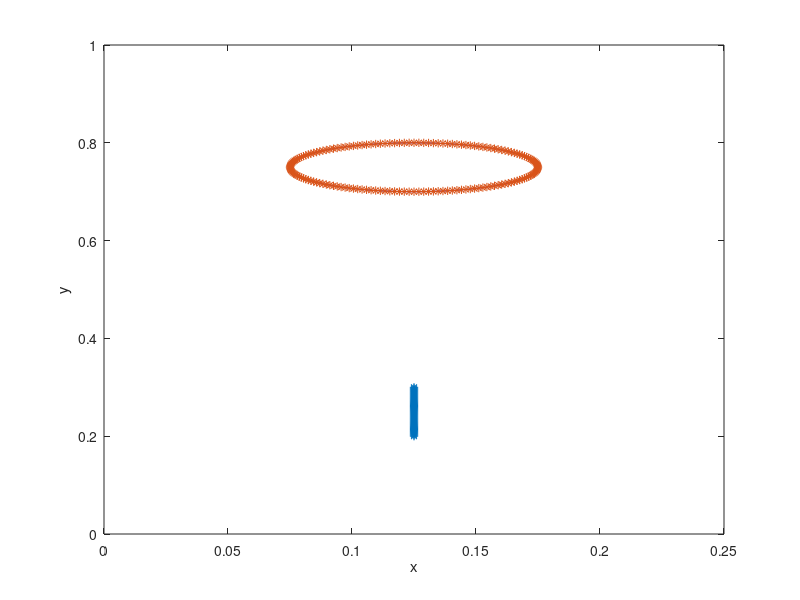

Reproduce this figure in MATLAB.
%-------------------------------------------------------------------------------------------------------------------%
%
% IB2d is an Immersed Boundary Code (IB) for solving fully coupled non-linear 
% 	fluid-structure interaction models. This version of the code is based off of
%	Peskin's Immersed Boundary Method Paper in Acta Numerica, 2002.
%
% Author: Nicholas A. Battista
% Email:  nick.battista@unc.edu
% Date Created: May 27th, 2015
% Institution: UNC-CH
%
% This code is capable of creating Lagrangian Structures using:
% 	1. Springs
% 	2. Beams (*torsional springs)
% 	3. Target Points
%	4. Muscle-Model (combined Force-Length-Velocity model, "HIll+(Length-Tension)")
%
% One is able to update those Lagrangian Structure parameters, e.g., spring constants, resting %%	lengths, etc
% 
% There are a number of built in Examples, mostly used for teaching purposes. 
% 
% If you would like us %to add a specific muscle model, please let Nick (nick.battista@unc.edu) know.
%
%--------------------------------------------------------------------------------------------------------------------%

%%%%%%%%%%%%%%%%%%%%%%%%%%%%%%%%%%%%%%%%%%%%%%%%%%%%%%%%%%%%%%%%%%%%%%%%%%%%%%%%
%
% FUNCTION: creates the BEAM-EXAMPLE geometry and prints associated input files
%
%%%%%%%%%%%%%%%%%%%%%%%%%%%%%%%%%%%%%%%%%%%%%%%%%%%%%%%%%%%%%%%%%%%%%%%%%%%%%%%%

function Beam_and_Cells()

%
% Grid Parameters (MAKE SURE MATCHES IN input2d !!!)
%
Nx = 256;        % # of Eulerian Grid Pts. in x-Direction (MUST BE EVEN!!!) %NOTE: MAY BE DIFFERENT THAN INPUT2D FILE!
Ny = 256;        % # of Eulerian Grid Pts. in y-Direction (MUST BE EVEN!!!) %NOTE: MAY BE DIFFERENT THAN INPUT2D FILE!
Lx = 1.0;        % Length of Eulerian Grid in x-Direction
Ly = 1.0;        % Length of Eulerian Grid in y-Direction


% Immersed Structure Geometric / Dynamic Parameters %
N = 2*Nx;        % Number of Lagrangian Pts. (2x resolution of Eulerian grid)
Ln = 0.1;        % Length of nematocyst 
ds = Lx/(2*Nx);  % Lagrangian spacing
struct_name = 'Nematocyst'; % Name for .vertex, .spring, .beam, .target, etc files.
r = 0.05;        % radii of circular cell
x0 = 0.5;        % x-Center for cell
y0 = 0.75;       % y-Center for cell

% Call function to construct geometry
[xLag,yLag] = give_Me_Immsersed_Boundary_Geometry(N,Lx,Ln);              % GIVES NEMATOCYST
[xLag2,yLag2] = give_Me_Immsersed_Boundary_Geometry_Cell(ds,r,x0,y0);    % GIVES CELL

% Shift Geometry Over for Rectangular Grid [0,Lx]x[0,Ly] -> [0,Lx/4]x[0,Ly]
xLag = xLag- Lx/2 + Lx/8;
xLag2= xLag2- Lx/2 + Lx/8;

% Plot Geometry to test
plot(xLag,yLag,'r-'); hold on;
plot(xLag,yLag,'*'); hold on;
plot(xLag2,yLag2,'b-'); hold on;
plot(xLag2,yLag2,'*'); hold on;
xlabel('x'); ylabel('y');
axis([0 Ly/4 0 Ly]);

% BOOK KEEPING FOR PRINTING INPUT FILES
len_beam = length(xLag);                    % # of nematocyst pts
xLag = [xLag xLag2]; yLag = [yLag yLag2];   % # combine into single vector

% Prints .vertex file!
print_Lagrangian_Vertices(xLag,yLag,struct_name);

% Prints .spring file! 
k_Spring = 5e5; ds_Rest = ds;
print_Lagrangian_Springs(xLag,yLag,k_Spring,ds_Rest,struct_name,len_beam)


% Prints .beam file! (TORSIONAL SPRINGS)
%k_Beam = 5.0e11; C = 0.0;
%print_Lagrangian_Beams(xLag(1:len_beam),yLag(1:len_beam),k_Beam,C,struct_name)


% Prints .nonInv_beam file! (NON-INVARIANT))
k_Beam = 1.0e7; 
print_Lagrangian_nonInv_Beams(xLag,yLag,k_Beam,struct_name,len_beam)

% Prints .target file! 
k_Target = 1.75e7;
print_Lagrangian_Target_Pts(xLag(1:len_beam),k_Target,struct_name)



%%%%%%%%%%%%%%%%%%%%%%%%%%%%%%%%%%%%%%%%%%%%%%%%%%%%%%%%%%%%%%%%%%%%%%%%
%
% FUNCTION: prints VERTEX points to a file called rubberband.vertex
%
%%%%%%%%%%%%%%%%%%%%%%%%%%%%%%%%%%%%%%%%%%%%%%%%%%%%%%%%%%%%%%%%%%%%%%%%

function print_Lagrangian_Vertices(xLag,yLag,struct_name)

    N = length(xLag);

    vertex_fid = fopen([struct_name '.vertex'], 'w');

    fprintf(vertex_fid, '%d\n', N );

    %Loops over all Lagrangian Pts.
    for s = 1:N
        X_v = xLag(s);
        Y_v = yLag(s);
        fprintf(vertex_fid, '%1.16e %1.16e\n', X_v, Y_v);
    end

    fclose(vertex_fid); 
    
%%%%%%%%%%%%%%%%%%%%%%%%%%%%%%%%%%%%%%%%%%%%%%%%%%%%%%%%%%%%%%%%%%%%%%%%
%
% FUNCTION: prints TARGET points to a file called <structure>.target
%
%%%%%%%%%%%%%%%%%%%%%%%%%%%%%%%%%%%%%%%%%%%%%%%%%%%%%%%%%%%%%%%%%%%%%%%%

function print_Lagrangian_Target_Pts(xLag,k_Target,struct_name)

    N = length(xLag);     % should be inputted only nematocyst points

    target_fid = fopen([struct_name '.target'], 'w');

    fprintf(target_fid, '%d\n', N );
    for s = 1:N
        fprintf(target_fid, '%d %1.16e\n', s, k_Target);
    end   

    fclose(target_fid); 

%%%%%%%%%%%%%%%%%%%%%%%%%%%%%%%%%%%%%%%%%%%%%%%%%%%%%%%%%%%%%%%%%%%%%%%%%%%%%%%%%%%%%
%
% FUNCTION: prints BEAM (NON-INVARIANT) points to a file called <structure>.target
%
%%%%%%%%%%%%%%%%%%%%%%%%%%%%%%%%%%%%%%%%%%%%%%%%%%%%%%%%%%%%%%%%%%%%%%%%%%%%%%%%%%%%%

function print_Lagrangian_nonInv_Beams(xLag,yLag,k_Beam,struct_name,lag_beam)

    % k_Beam: beam stiffness
    % C: beam curvature
    % lag_beam: # of points on nematocyst for bookkeeping
    
    Ntot = length(xLag);        %  # of Lagrangian pts on cell
    Nc = length(xLag)-lag_beam; %  # of Lagrangian pts on cell


    beam_fid = fopen([struct_name '.nonInv_beam'], 'w');

    fprintf(beam_fid, '%d\n', Nc  );

    %spring_force = kappa_spring*ds/(ds^2);

    %BEAMS BETWEEN VERTICES ON CELL
    for s = lag_beam+1:Ntot
            if  s == lag_beam+1
                left = Ntot;
                mid = s;
                right = s+1;
                xBeam = xLag(left)-2*xLag(mid)+xLag(right);
                yBeam = yLag(left)-2*yLag(mid)+yLag(right);
                fprintf(beam_fid, '%d %d %d %1.16e %1.16e %1.16e\n',Ntot, s, s+1, k_Beam, xBeam, yBeam);  
            elseif s == Ntot
                %Case s=N
                left = s-1;
                mid = s;
                right = Ntot;
                xBeam = xLag(left)-2*xLag(mid)+xLag(right);
                yBeam = yLag(left)-2*yLag(mid)+yLag(right);
                fprintf(beam_fid, '%d %d %d %1.16e %1.16e %1.16e\n',s-1, s, Ntot,   k_Beam, xBeam, yBeam);
            else
                left = s-1;
                mid = s;
                right = s+1;
                xBeam = xLag(left)-2*xLag(mid)+xLag(right);
                yBeam = yLag(left)-2*yLag(mid)+yLag(right);
                fprintf(beam_fid, '%d %d %d %1.16e %1.16e %1.16e\n',s-1, s, s+1,   k_Beam, xBeam, yBeam);
            end        
    end
    fclose(beam_fid); 
    
    
    
%%%%%%%%%%%%%%%%%%%%%%%%%%%%%%%%%%%%%%%%%%%%%%%%%%%%%%%%%%%%%%%%%%%%%%%%%%%%%%%%%%%%%
%
% FUNCTION: prints BEAM (Torsional Spring) points to a file called <structure>.target
%
%%%%%%%%%%%%%%%%%%%%%%%%%%%%%%%%%%%%%%%%%%%%%%%%%%%%%%%%%%%%%%%%%%%%%%%%%%%%%%%%%%%%%

function print_Lagrangian_Beams(xLag,yLag,k_Beam,C,struct_name)

    % k_Beam: beam stiffness
    % C: beam curvature
    
    N = length(xLag); % NOTE: Total number of beams = Number of Total Lag Pts. - 2

    beam_fid = fopen([struct_name '.beam'], 'w');

    fprintf(beam_fid, '%d\n', N-2 );

    %spring_force = kappa_spring*ds/(ds^2);

    %BEAMS BETWEEN VERTICES
    for s = 2:N-1
            if  s <= N-1         
                fprintf(beam_fid, '%d %d %d %1.16e %1.16e\n',s-1, s, s+1, k_Beam, C);  
            else
                %Case s=N
                fprintf(beam_fid, '%d %d %d %1.16e %1.16e\n',s-1, s, 1,   k_Beam, C);  
            end
    end
    fclose(beam_fid); 


%%%%%%%%%%%%%%%%%%%%%%%%%%%%%%%%%%%%%%%%%%%%%%%%%%%%%%%%%%%%%%%%%%%%%%%%
%
% FUNCTION: prints SPRING points to a file called <structure>.target
%
%%%%%%%%%%%%%%%%%%%%%%%%%%%%%%%%%%%%%%%%%%%%%%%%%%%%%%%%%%%%%%%%%%%%%%%%

function print_Lagrangian_Springs(xLag,yLag,k_Spring,ds_Rest,struct_name,len_beam)

    Ntot = length(xLag);        %  # of Lagrangian pts on cell
    Nc = length(xLag)-len_beam; %  # of Lagrangian pts on cell
    
    spring_fid = fopen([struct_name '.spring'], 'w');

    fprintf(spring_fid, '%d\n', Nc );

    %spring_force = kappa_spring*ds/(ds^2);

    %SPRINGS BETWEEN VERTICES ON BEAM
    for s=len_beam+1:Ntot
            if s < Ntot        
                fprintf(spring_fid, '%d %d %1.16e %1.16e\n', s, s+1, k_Spring, ds_Rest);  
            else
                fprintf(spring_fid, '%d %d %1.16e %1.16e\n', Ntot, len_beam+1, k_Spring, ds_Rest);
            end
    end
    fclose(spring_fid); 

    

%%%%%%%%%%%%%%%%%%%%%%%%%%%%%%%%%%%%%%%%%%%%%%%%%%%%%%%%%%%%%%%%%%%%%%%%
%
% FUNCTION: creates the Lagrangian structure geometry
%
%%%%%%%%%%%%%%%%%%%%%%%%%%%%%%%%%%%%%%%%%%%%%%%%%%%%%%%%%%%%%%%%%%%%%%%%

function [xLag,yLag] = give_Me_Immsersed_Boundary_Geometry(N,Lx,Ln)

% The immsersed structure is a curved line %
ds = Lx/(2*N);

Npts = floor(0.5*Ln/ds);

yLag = linspace(-Ln/2,Ln/2,Npts+1);
xLag = 0.5*ones(1,length(yLag));

yLag = yLag + 0.25;

%%%%%%%%%%%%%%%%%%%%%%%%%%%%%%%%%%%%%%%%%%%%%%%%%%%%%%%%%%%%%%%%%%%%%%%%
%
% FUNCTION: creates the Lagrangian structure geometry
%
%%%%%%%%%%%%%%%%%%%%%%%%%%%%%%%%%%%%%%%%%%%%%%%%%%%%%%%%%%%%%%%%%%%%%%%%

function [xLag,yLag] = give_Me_Immsersed_Boundary_Geometry_Cell(ds,r,x0,y0)

    % ds:      Lagrangian spacing
    % r:       radius
    % (x0,y0): center of circle

Npts = floor(2*pi*r/ds);
theta = linspace(0,2*pi,Npts+1);
theta = theta(1:end-1);

% The immsersed structure is an ellipse %
for i=1:Npts
    
    xLag(i) = x0 + r * cos( theta(i) );
    yLag(i) = y0 + r * sin( theta(i) );
    
end
